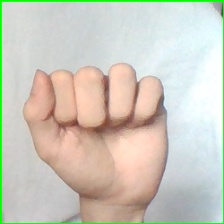
#> input picture data/raw/fist/fist_hung_00006.jpg, 224 x 224 px, found by its file name; its folder holds only this picture in this run
$ jupyter execute --allow-errors HOG_SVM_Params_Tuning.ipynb
#> lines starting #> are read from the running program, lines starting #| are printed output that depends on the picture
[cell 1]
import os
import cv2
import numpy as np
from skimage.feature import hog
from tqdm import tqdm

[cell 2]
# Cấu hình đường dẫn
BASE_DIR = 'data/processed'
GRAY_DIR = os.path.join(BASE_DIR, 'gray')
MASK_DIR = os.path.join(BASE_DIR, 'mask')
SAVE_DIR = 'data/features' # Thư mục để lưu đặc trưng HOG

# Tạo thư mục lưu nếu chưa tồn tại
os.makedirs(SAVE_DIR, exist_ok=True)

# Các nhãn (labels)
CATEGORIES = ['fist', 'two', 'palm']

# Tham số HOG
# Ảnh 224x224 chia cho 8x8 cell sẽ cho ra 28x28 cells
HOG_ORIENTATIONS = 9
HOG_PIXELS_PER_CELL = (8, 8)
HOG_CELLS_PER_BLOCK = (2, 2)

[cell 3]
def extract_hog_features(data_dir, categories):
    """
    Hàm đọc ảnh từ thư mục và trích xuất đặc trưng HOG.
    Trả về ma trận đặc trưng X và vector nhãn y.
    """
#> called with data_dir = 'data/processed/gray'
    features = []
    labels = []
    hog_images = []

    print(f"Đang xử lý dữ liệu tại: {data_dir}")

    for label_idx, category in enumerate(categories):
        class_dir = os.path.join(data_dir, category)

        # Bỏ qua nếu không phải thư mục hợp lệ
        if not os.path.isdir(class_dir):
            continue

        # Lấy danh sách tên file ảnh
        image_files = os.listdir(class_dir)

        for img_name in tqdm(image_files, desc=f"Class '{category}'"):
            img_path = os.path.join(class_dir, img_name)

            # Đọc ảnh dạng grayscale (mask hay grayROI đều có thể đọc dạng này)
            img = cv2.imread(img_path, cv2.IMREAD_GRAYSCALE)
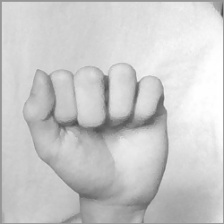
#> img: shape (224, 224); min 72, max 255, mean 202.5

            if img is None:
                print(f"Lỗi đọc ảnh: {img_path}")
                continue

            # Tính toán đặc trưng HOG
            # Vector 1D trả về đã được flatten để sẵn sàng cho SVM
            fd, hog_image = hog(img,
                                orientations=HOG_ORIENTATIONS,
                                pixels_per_cell=HOG_PIXELS_PER_CELL,
                                cells_per_block=HOG_CELLS_PER_BLOCK,
                                visualize=True,
                                feature_vector=True)
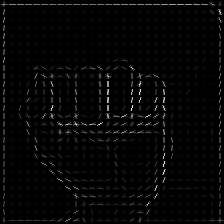
#> hog_image: shape (224, 224) float64; min 0, max 30.78, mean 0.7; drawn with min black and max white

            features.append(fd)
            labels.append(label_idx)
            hog_images.append(hog_image) # 3. Lưu ảnh visualize vào list

    # Chuyển đổi list sang numpy array để tối ưu hóa bộ nhớ và dễ dàng lưu trữ
    return np.array(features, dtype=np.float32), np.array(labels, dtype=np.int32), np.array(hog_images, dtype=np.float32)

[cell 4]
# 1. Trích xuất cho Gray ROI
print("--- TRÍCH XUẤT ĐẶC TRƯNG HOG CHO GRAY ROI ---")
X_gray, y_gray, hog_images_gray = extract_hog_features(GRAY_DIR, CATEGORIES)
#> y_gray = [0]

print(f"Kích thước X_gray: {X_gray.shape}") # Expected: (số_lượng_ảnh, số_chiều_vector_HOG)
#| Kích thước X_gray: (1, 26244)
print(f"Kích thước y_gray: {y_gray.shape}")
#| Kích thước y_gray: (1,)
print(f"Kích thước hog_images_gray: {hog_images_gray.shape}")
#| Kích thước hog_images_gray: (1, 224, 224)

# Lưu dữ liệu
gray_feat_path = os.path.join(SAVE_DIR, 'X_gray_hog.npy')
gray_label_path = os.path.join(SAVE_DIR, 'y_gray_hog.npy')
gray_hog_vis_path = os.path.join(SAVE_DIR, 'hog_images_gray.npy')

np.save(gray_feat_path, X_gray)
np.save(gray_label_path, y_gray)
np.save(gray_hog_vis_path, hog_images_gray)
print(f"Đã lưu thành công đặc trưng Gray ROI tại {SAVE_DIR}!\n")

[cell 5]
# Visualize một ảnh HOG từ tập Gray ROI
import matplotlib.pyplot as plt
from skimage import exposure

# (Tùy chọn) Load lại dữ liệu từ file nếu đã tắt kernel:
# hog_images_gray = np.load(os.path.join(SAVE_DIR, 'vis_gray_hog.npy'))

# Chọn index của ảnh bạn muốn hiển thị
index_to_show = 123

# Lấy ảnh HOG từ mảng
#> (the rest of this cell did not finish here and is left out)

[cell 6]
# 2. Trích xuất cho Mask ROI
print("--- TRÍCH XUẤT ĐẶC TRƯNG HOG CHO MASK ROI ---")
X_mask, y_mask, hog_images_mask = extract_hog_features(MASK_DIR, CATEGORIES)
#> y_mask = [0]

print(f"Kích thước X_mask: {X_mask.shape}")
#| Kích thước X_mask: (1, 26244)
print(f"Kích thước y_mask: {y_mask.shape}")
#| Kích thước y_mask: (1,)
print(f"Kích thước hog_images_mask: {hog_images_mask.shape}")
#| Kích thước hog_images_mask: (1, 224, 224)

# Lưu dữ liệu
mask_feat_path = os.path.join(SAVE_DIR, 'X_mask_hog.npy')
mask_label_path = os.path.join(SAVE_DIR, 'y_mask_hog.npy')
mask_hog_vis_path = os.path.join(SAVE_DIR, 'hog_images_mask.npy')

np.save(mask_feat_path, X_mask)
np.save(mask_label_path, y_mask)
np.save(mask_hog_vis_path, hog_images_mask)
print(f"Đã lưu thành công đặc trưng Mask ROI tại {SAVE_DIR}!")
